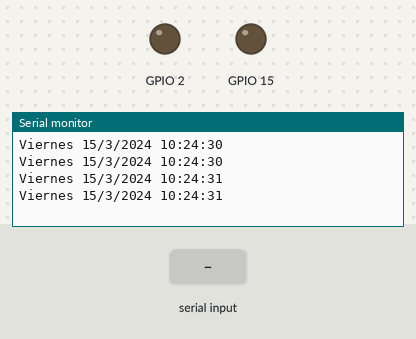
Bench run of a sketch on a simulated ESP32. Shown: output pins drawn as LEDs (lit = HIGH), the last lines printed to the serial monitor. The test bench sets the inputs (shaded band). The local clock reads 2024-03-15 10:24:30 at power-on unless the sketch sets it; nothing arrives over Bluetooth unless stated.

Above: at 1.8 s.
1.9 s: "2\n" received over the second serial link
At 2.4 s:
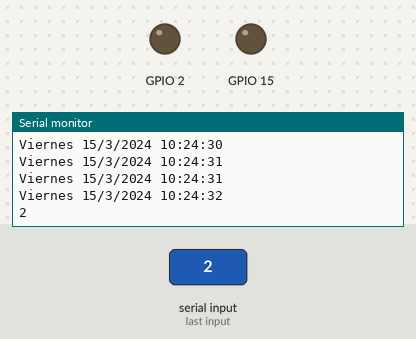
At 2.9 s:
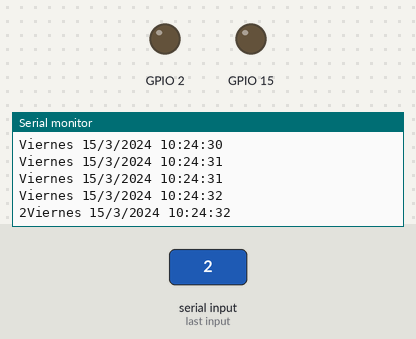
Timing chart, 0 to 4.9 s (numbered marks = the images above; inputs shaded):
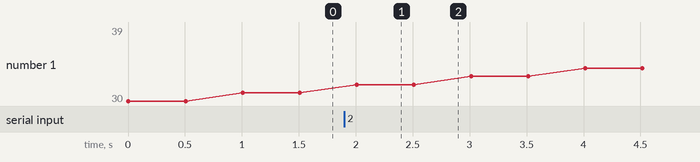

Measured:
- after the input at 1.9 s, the serial monitor: prints a new line after 0.11 s (image 1)

The sketch:

timbre_escuela_v01.ino
```cpp
// Date and time functions using a DS3231 RTC connected via I2C and Wire lib
#include "RTClib.h"


#include "BluetoothSerial.h"
#if !defined(CONFIG_BT_ENABLED) || !defined(CONFIG_BLUEDROID_ENABLED)
#error Bluetooth is not enabled! Please run `make menuconfig` to and enable it
#endif

#if !defined(CONFIG_BT_SPP_ENABLED)
#error Serial Bluetooth not available or not enabled. It is only available for the ESP32 chip.
#endif
BluetoothSerial SerialBT;

RTC_DS3231 rtc;

char daysOfTheWeek[7][12] = {"Domingo", "Lunes", "Martes", "Miercoles", "Jueves", "Viernes", "Sabado"};

void setup () {
  pinMode(2, OUTPUT);
  pinMode(15, OUTPUT);
  Serial.begin(57600);
  SerialBT.begin("ESP32test"); //Bluetooth device name
  Serial.println("The device started, now you can pair it with bluetooth!");

#ifndef ESP8266
  while (!Serial); // wait for serial port to connect. Needed for native USB
#endif

  if (! rtc.begin()) {
    Serial.println("Couldn't find RTC");
    Serial.flush();
    abort();
  }
}

void loop () {
  DateTime now = rtc.now();
  Serial.print(daysOfTheWeek[now.dayOfTheWeek()]);
  Serial.print(" ");
  Serial.print(now.day(), DEC);
  Serial.print('/');
  Serial.print(now.month(), DEC);
  Serial.print('/');
  Serial.print(now.year(), DEC);
  Serial.print(" ");
  Serial.print(now.hour(), DEC);
  Serial.print(':');
  Serial.print(now.minute(), DEC);
  Serial.print(':');
  Serial.print(now.second(), DEC);
  Serial.println();

  SerialBT.println(daysOfTheWeek[now.dayOfTheWeek()]);
  SerialBT.println(now.day(), DEC);
  SerialBT.println(now.month(), DEC);
  SerialBT.println(now.year(), DEC);
  SerialBT.println(now.hour(), DEC);
  SerialBT.println(now.minute(), DEC);
  SerialBT.println(now.second(), DEC);

  if (Serial.available()) {
    SerialBT.write(Serial.read());
  }
  if (SerialBT.available()) {
    Serial.write(SerialBT.read());
  }

  if (now.month() > 2 && now.month() < 12 && now.dayOfTheWeek() > 0 && now.dayOfTheWeek() < 6) { //Marzo a Noviembre y de Lunes a Viernes
    if (now.hour() == 8 && now.minute() == 0 && now.second() <= 3
        || now.hour() == 9 && now.minute() == 20 && now.second() <= 3
        || now.hour() == 9 && now.minute() == 30 && now.second() <= 3
        || now.hour() == 10 && now.minute() == 50 && now.second() <= 3
        || now.hour() == 11 && now.minute() == 0 && now.second() <= 3
        || now.hour() == 12 && now.minute() == 20 && now.second() <= 3
        || now.hour() == 13 && now.minute() == 0 && now.second() <= 3
        || now.hour() == 14 && now.minute() == 15 && now.second() <= 3
        || now.hour() == 14 && now.minute() == 20 && now.second() <= 3
        || now.hour() == 15 && now.minute() == 35 && now.second() <= 3
        || now.hour() == 15 && now.minute() == 40 && now.second() <= 3
        || now.hour() == 16 && now.minute() == 30 && now.second() <= 3
        || now.hour() == 16 && now.minute() == 55 && now.second() <= 3) {
      digitalWrite(2, HIGH);
    }
    else {
      digitalWrite(2, LOW);
    }
  }
  delay(500);
}
```
